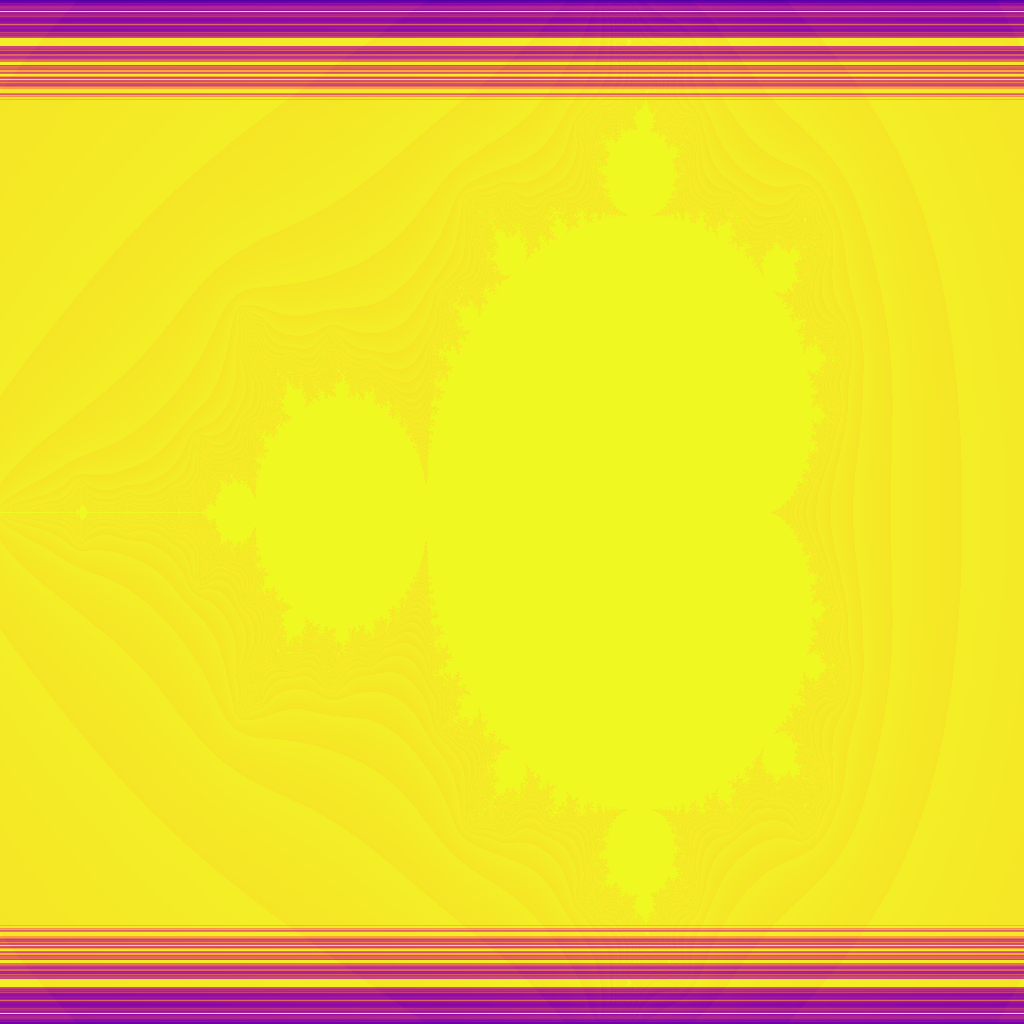

This figure's Python source:
import numpy as np
from dataclasses import dataclass
from PIL import Image
from math import log
from time import time
import matplotlib.cm
from mpi4py import MPI

# --- Initialisation de MPI ---
comm = MPI.COMM_WORLD
rank = comm.Get_rank()
size = comm.Get_size()

@dataclass
class MandelbrotSet:
    max_iterations: int
    escape_radius:  float = 2.0

    def __contains__(self, c: complex) -> bool:
        return self.stability(c) == 1

    def convergence(self, c: np.ndarray, smooth=False, clamp=True) -> np.ndarray:
        value = self.count_iterations(c, smooth)/self.max_iterations
        return np.maximum(0.0, np.minimum(value, 1.0)) if clamp else value

    def count_iterations(self, c: np.ndarray,  smooth=False) -> np.ndarray:
        iter_counts = self.max_iterations * np.ones(c.shape, dtype=np.double)
        mask = (np.abs(c) >= 0.25) | (np.abs(c+1.) >= 0.25)
        z = np.zeros(c.shape, dtype=np.complex128)
        
        for it in range(self.max_iterations):
            z[mask] = z[mask]*z[mask] + c[mask]
            has_diverged = np.abs(z) > self.escape_radius
            if has_diverged.size > 0:
                iter_counts[has_diverged] = it
                mask = mask & ~has_diverged
            if not np.any(mask):
                break
        
        if smooth:
            has_diverged_final = np.abs(z) > 2
            valid_mask = has_diverged_final & (iter_counts < self.max_iterations)
            if np.any(valid_mask):
                iter_counts[valid_mask] += 1 - np.log(np.log(np.abs(z[valid_mask])))/log(2)
        return iter_counts

# --- Configuration ---
mandelbrot_set = MandelbrotSet(max_iterations=50, escape_radius=10)
width, height = 1024, 1024
scaleX = 3./width
scaleY = 2.25/height

# --- Étape 1 : Calcul Cyclique ---
start_time = MPI.Wtime()

# Liste pour stocker les lignes calculées par ce processus
# Chaque élément sera un tuple : (indice_ligne_Y, tableau_de_données)
my_lines = []

# Boucle avec un pas de 'size' : Distribution Cyclique (Round-Robin)
# Ex : Avec 4 processus, le rang 0 traite les lignes 0, 4, 8... le rang 1 traite 1, 5, 9...
for y in range(rank, height, size):
    c = np.array([complex(-2. + scaleX*x, -1.125 + scaleY * y) for x in range(width)])
    data = mandelbrot_set.convergence(c, smooth=True)
    my_lines.append((y, data))

# --- Étape 2 : Rassemblement des résultats ---
# comm.gather retourne une liste où l'élément 'i' est le résultat envoyé par le rang 'i'
all_data_lists = comm.gather(my_lines, root=0)

end_time = MPI.Wtime()

if rank == 0:
    print(f"Temps total de calcul (MPI Cyclique) : {end_time - start_time:.4f}s")
    
    # Reconstruction de l'image
    final_convergence = np.empty((width, height), dtype=np.double)
    
    # all_data_lists est une liste de listes de tuples. Nous devons la déballer.
    for process_data in all_data_lists:     # Pour chaque processus
        for y_index, row_data in process_data: # Pour chaque ligne calculée par ce processus
            final_convergence[:, y_index] = row_data

    # Sauvegarder l'image
    image = Image.fromarray(np.uint8(matplotlib.cm.plasma(final_convergence.T)*255))
    image.save("mandelbrot_cyclic.png")
    print("Image sauvegardée sous 'mandelbrot_cyclic.png'")
